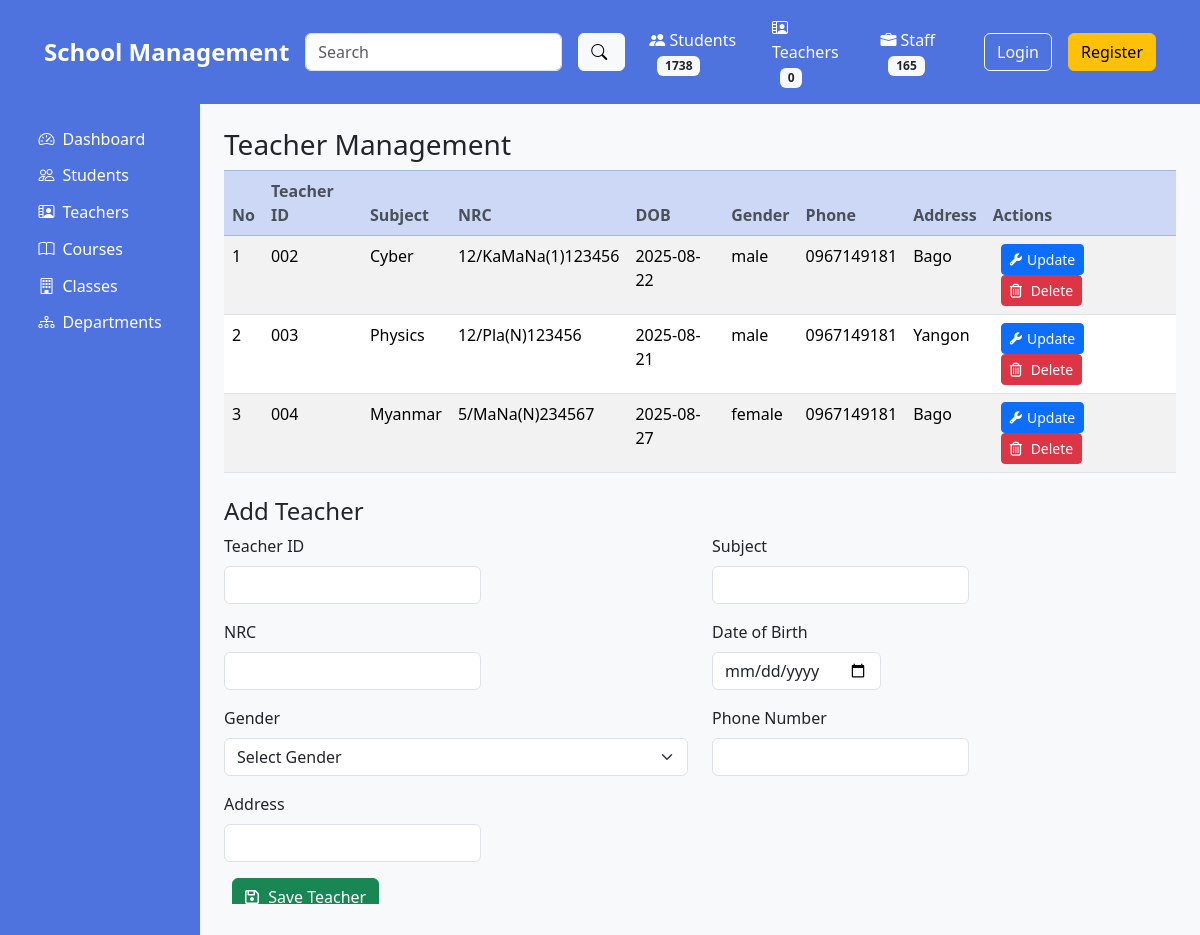
Page /teacher.php on the committed database.
### tables this page shows
CREATE TABLE `teachers` (
  `id` int(11) NOT NULL,
  `user_id` int(11) NOT NULL,
  `teacher_id` varchar(50) NOT NULL,
  `subject` varchar(100) DEFAULT NULL,
  `nrc` varchar(50) DEFAULT NULL,
  `date_of_birth` date DEFAULT NULL,
  `gender` enum('male','female') DEFAULT NULL,
  `address` varchar(255) DEFAULT NULL,
  `phone_number` varchar(20) DEFAULT NULL
);

### src/teacher.php (the view, shortened to what this page needs)
<?php
require_once('../db/connection.php');
$stmt = $pdo->query("SELECT * FROM teachers ORDER BY id ASC");
$teachers = $stmt->fetchAll();
?>
<!DOCTYPE html>
<html lang="en">
<head>
<link href="https://cdn.jsdelivr.net/npm/bootstrap@5.3.2/dist/css/bootstrap.min.css" rel="stylesheet">
<link href="https://cdn.jsdelivr.net/npm/bootstrap-icons@1.11.1/font/bootstrap-icons.css" rel="stylesheet">
<link rel="stylesheet" href="https://cdnjs.cloudflare.com/ajax/libs/font-awesome/6.5.0/css/all.min.css" />
</head>
<body class="bg-light">
<?php include 'navbar.php'; ?>
<?php include 'sidebar.php'; ?>
<div class="container-fluid">
    <div class="row">
        <div class="col-md-10 offset-md-2 p-4 main-content">
            <h3 id="teacherTable">Teacher Management</h3>
            <table class="table table-striped">
                <thead>
                    <tr>
                        <th>No</th>
                        <th>Teacher ID</th>
                        <th>Subject</th>
                        <th>NRC</th>
                        <th>DOB</th>
                        <th>Gender</th>
                        <th>Phone</th>
                        <th>Address</th>
                        <th>Actions</th>
                    </tr>
                </thead>
                <tbody>
                    <?php foreach ($teachers as $index => $teacher): ?>
                    <tr>
                        <td><?= $index+1 ?></td>
                        <td><?= htmlspecialchars($teacher['teacher_id']) ?></td>
                        <td><?= htmlspecialchars($teacher['subject']) ?></td>
                        <td><?= htmlspecialchars($teacher['nrc']) ?></td>
                        <td><?= htmlspecialchars($teacher['date_of_birth']) ?></td>
                        <td><?= htmlspecialchars($teacher['gender']) ?></td>
                        <td><?= htmlspecialchars($teacher['phone_number']) ?></td>
                        <td><?= htmlspecialchars($teacher['address']) ?></td>
                        <td>
                            <a href="?edit=<?= $teacher['id'] ?>#teacherForm" class="btn btn-sm btn-primary">
                                <i class="fa-solid fa-wrench fa-sm"></i>Update
                            </a>
                            <a href="?delete=<?= $teacher['id'] ?>" onclick="return confirm('Are you sure?')" class="btn btn-sm btn-danger">
                                <i class="far fa-trash-alt"></i> Delete
                            </a>
                        </td>
                    </tr>
                    <?php endforeach; ?>
                </tbody>
            </table>
            <div class="mt-4" id="teacherForm">
                <h4><?= isset($_GET['edit']) ? 'Edit' : 'Add' ?> Teacher</h4>
                <?php
                $editTeacher = null;
                ?>
                <form method="post">
                    <div class="row mb-3">
                        <div class="col-md-6">
                            <label class="form-label">Teacher ID</label>
                            <input type="text" name="teacher_id" class="form-control" value="<?= $editTeacher['teacher_id'] ?? '' ?>" required>
                        </div>
                        <div class="col-md-6">
                            <label class="form-label">Subject</label>
                            <input type="text" name="subject" class="form-control" value="<?= $editTeacher['subject'] ?? '' ?>" required>
                        </div>
                    </div>
                    <div class="row mb-3">
                        <div class="col-md-6">
                            <label class="form-label">NRC</label>
                            <input type="text" name="nrc" class="form-control" value="<?= $editTeacher['nrc'] ?? '' ?>" required>
                        </div>
                        <div class="col-md-6">
                            <label class="form-label">Date of Birth</label>
                            <input type="date" name="date_of_birth" class="form-control" value="<?= $editTeacher['date_of_birth'] ?? '' ?>" required>
                        </div>
                    </div>
                    <div class="row mb-3">
                        <div class="col-md-6">
                            <label class="form-label">Gender</label>
                            <select name="gender" class="form-select" required>
                                <option value="">Select Gender</option>
                            </select>
                        </div>
                        <div class="col-md-6">
                            <label class="form-label">Phone Number</label>
                            <input type="text" name="phone_number" class="form-control" value="<?= $editTeacher['phone_number'] ?? '' ?>" required>
                        </div>
                    </div>
                    <div class="mb-3">
                        <label class="form-label">Address</label>
                        <input type="text" name="address" class="form-control" value="<?= $editTeacher['address'] ?? '' ?>" required>
                    </div>
                    <button type="submit" class="btn btn-success">
                        <i class="far fa-save"></i> Save Teacher
                    </button>
                </form>
            </div>
        </div>
    </div>
</div>
</body>
</html>

### src/navbar.php (shortened to what this page needs)
<nav class="navbar navbar-expand-lg navbar-dark bg-primary">
    <div class="container-fluid">
        <a class="navbar-brand fw-bold" href="#">School Management</a>
        <div class="d-flex align-items-center ms-auto">
            <input class="form-control me-2" type="search" placeholder="Search">
            <button class="btn btn-light me-4"><i class="bi bi-search"></i></button>
            <div class="text-white d-flex gap-4 me-4">
                <span><i class="bi bi-people-fill"></i> Students <span class="badge bg-light text-dark">1738</span></span>
                <span><i class="bi bi-person-video2"></i> Teachers <span class="badge bg-light text-dark">0</span></span>
                <span><i class="bi bi-briefcase-fill"></i> Staff <span class="badge bg-light text-dark">165</span></span>
            </div>
            <?php if (isset($_SESSION['user_id'])): ?>
                <form method="post" action="logout.php" class="d-inline">
                    <button type="submit" class="btn btn-outline-light me-2">Logout</button>
                </form>
            <?php else: ?>
                <a href="login.php" class="btn btn-outline-light me-2">Login</a>
                <a href="register.php" class="btn btn-warning">Register</a>
            <?php endif; ?>
        </div>
    </div>
</nav>

### src/sidebar.php (shortened to what this page needs)
<div class="col-md-2 bg-primary text-white shadow-sm p-3 d-flex flex-column sidebar">
    <ul class="nav flex-column">
        <li class="nav-item"><a class="nav-link" href="dashboard.php"><i class="bi bi-speedometer2 me-2"></i>Dashboard</a></li>
        <li class="nav-item"><a class="nav-link" href="student.php"><i class="bi bi-people me-2"></i>Students</a></li>
        <li class="nav-item"><a class="nav-link" href="teacher.php"><i class="bi bi-person-video2 me-2"></i>Teachers</a></li>
        <li class="nav-item"><a class="nav-link" href="course.php"><i class="bi bi-book me-2"></i>Courses</a></li>
        <li class="nav-item"><a class="nav-link" href="class.php"><i class="bi bi-building me-2"></i>Classes</a></li>
        <li class="nav-item"><a class="nav-link" href="department.php"><i class="bi bi-diagram-3 me-2"></i>Departments</a></li>
    </ul>
</div>

### src/teacher.php (style rules this page uses)
.navbar { padding: 1rem 2rem; }
.navbar-brand { font-size: 1.5rem; }
.form-control { width: auto; }
.btn { margin-left: 0.5rem; }
.text-white { display: flex; align-items: center; }
.badge { margin-left: 0.5rem; }
.nav-link { padding-top: 0.4rem; padding-bottom: 0.4rem; color: white; }
.btn i { margin-right: 5px; }
.bg-primary { background-color: #4e73df !important; }
.bg-light { background-color: #f8f9fa !important; }
.shadow-sm { box-shadow: 0 .125rem .25rem rgba(0,0,0,.075) !important; }
.table-striped > tbody > tr:nth-of-type(odd) { --bs-table-accent-bg: #f2f2f2; }
.table thead th { background-color: #cdd8f6; color: #495057; border-top: 1px solid #e3e6f0; border-color: #a3b6ee; }
.main-content { overflow-y: auto; height: 100vh; }

### src/sidebar.php (style rules this page uses)
.sidebar { position: absolute; z-index: 10; height: 100%; }

### rows in the picture
teachers: teacher "002", subject "Cyber", nrc "12/KaMaNa(1)123456", date_of_birth "2025-08-22", gender "male", phone_number "0967149181", address "Bago"
teachers: teacher "003", subject "Physics", nrc "12/Pla(N)123456", date_of_birth "2025-08-21", gender "male", phone_number "0967149181", address "Yangon"
teachers: teacher "004", subject "Myanmar", nrc "5/MaNa(N)234567", date_of_birth "2025-08-27", gender "female", phone_number "0967149181", address "Bago"
